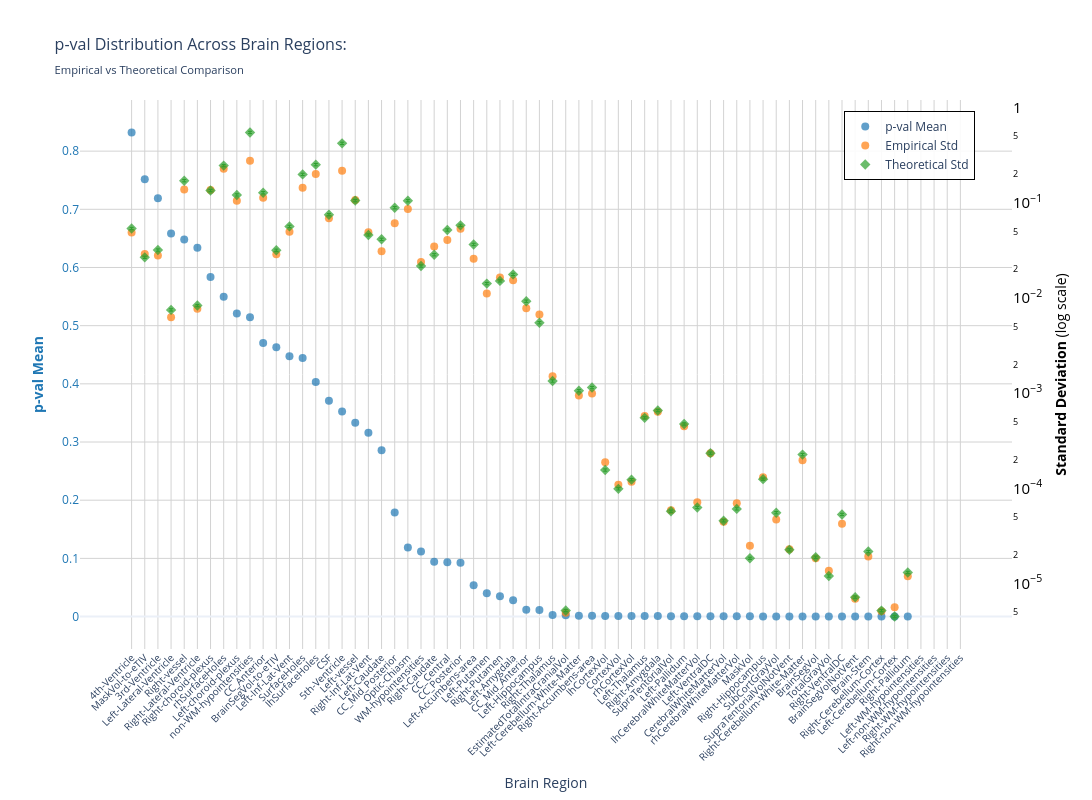
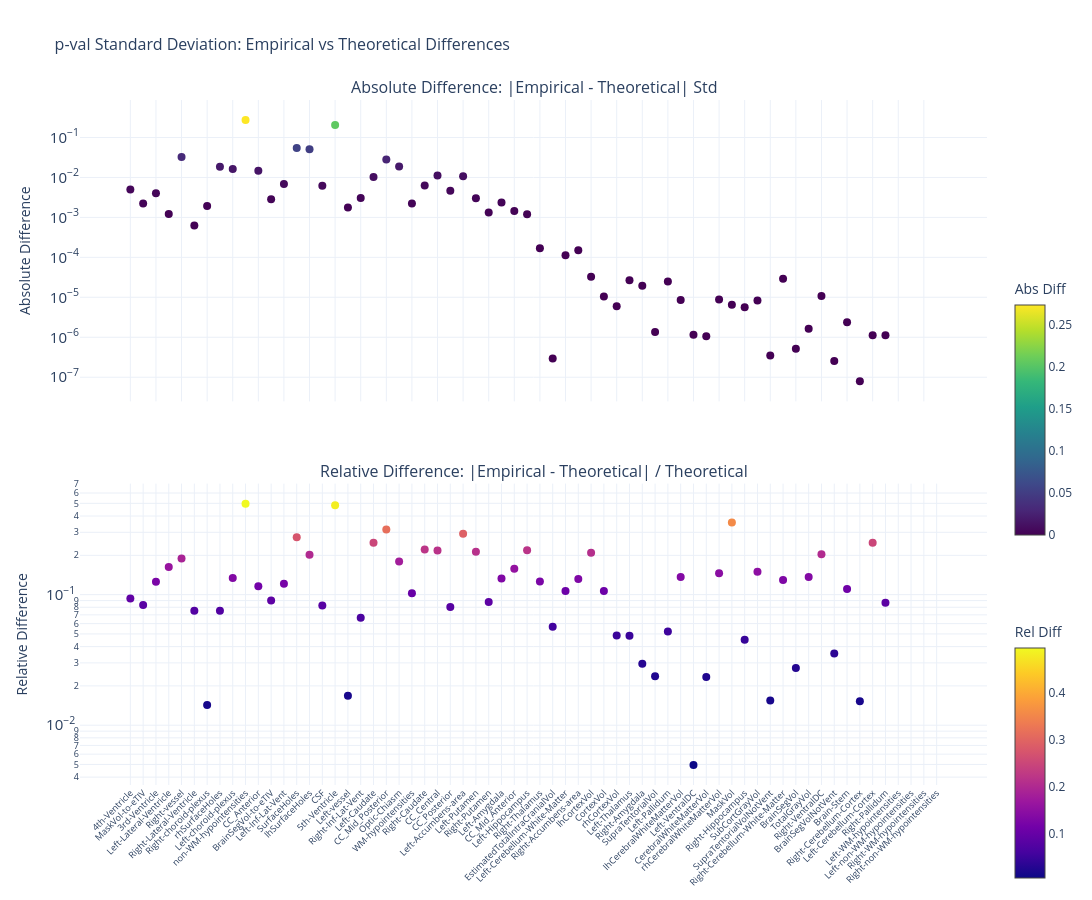

Write notebook code for charts like these, in order.
### Markdown cell above
### p-value

### Code cell
nu_nav = df_npvr[(df_npvr["timepoint"] == "baseline") & (df_npvr["group"] == "HC-PD")]
data_path = stats_dir / f"student_baseline_{METRIC}.parquet"
df, stats = get_test_stats(
    data_path,
    stat_functions_F,
    nu_nav,
    hemisphere=False,
    study="baseline",
    raw_values=True,
)
show_figure(stats, hemisphere=False, stat_name="p-val", study="baseline", metric=METRIC)

### Figure 1 — Plotly figure (JSON) as saved in the notebook; plotly's stock layout.template omitted (floating-point values rounded to 4 significant figures)
{"data": [{"hovertemplate": "<b>%{x}</b><br>Mean p-val: %{y:.2f}<br><extra></extra>", "marker": {"color": "#1f77b4", "opacity": 0.7, "size": 8}, "mode": "markers", "name": "p-val Mean", "type": "scatter", "x": ["4th-Ventricle", "MaskVol-to-eTIV", "3rd-Ventricle", "Left-Lateral-Ventricle", "Right-vessel", "Right-Lateral-Ventricle", "Right-choroid-plexus", "rhSurfaceHoles", "Left-choroid-plexus", "non-WM-hypointensities", "CC_Anterior", "BrainSegVol-to-eTIV", "Left-Inf-Lat-Vent", "SurfaceHoles", "lhSurfaceHoles", "CSF", "5th-Ventricle", "Left-vessel", "Right-Inf-Lat-Vent", "Left-Caudate", "CC_Mid_Posterior", "Optic-Chiasm", "WM-hypointensities", "Right-Caudate", "CC_Central", "CC_Posterior", "Left-Accumbens-area", "Left-Putamen", "Right-Putamen", "Left-Amygdala", "CC_Mid_Anterior", "Left-Hippocampus", "Right-Thalamus", "EstimatedTotalIntraCranialVol", "Left-Cerebellum-White-Matter", "Right-Accumbens-area", "lhCortexVol", "CortexVol", "rhCortexVol", "Left-Thalamus", "Right-Amygdala", "SupraTentorialVol", "Left-Pallidum", "lhCerebralWhiteMatterVol", "Left-VentralDC", "CerebralWhiteMatterVol", "rhCerebralWhiteMatterVol", "MaskVol", "Right-Hippocampus", "SubCortGrayVol", "SupraTentorialVolNotVent", "Right-Cerebellum-White-Matter", "BrainSegVol", "TotalGrayVol", "Right-VentralDC", "BrainSegVolNotVent", "Brain-Stem", "Right-Cerebellum-Cortex", "Left-Cerebellum-Cortex", "Right-Pallidum", "Left-WM-hypointensities", "Left-non-WM-hypointensities", "Right-WM-hypointensities", "Right-non-WM-hypointensities"], "y": [0.8321, 0.7518, 0.7192, 0.6583, 0.6481, 0.634, 0.5838, 0.5497, 0.5209, 0.5146, 0.4704, 0.4628, 0.4476, 0.4443, 0.4031, 0.3709, 0.3526, 0.3329, 0.316, 0.2857, 0.1787, 0.1188, 0.1117, 0.0941, 0.09322, 0.09254, 0.05371, 0.04024, 0.03493, 0.02822, 0.01172, 0.01112, 0.002504, 0.002409, 0.001502, 0.001182, 0.001156, 0.001055, 0.001019, 0.0008593, 0.0007776, 0.000633, 0.0004631, 0.000396, 0.0003737, 0.0003664, 0.0003598, 0.0003196, 0.0002424, 0.0002227, 0.0002219, 0.0002193, 0.0002071, 0.000131, 8.272e-05, 7.135e-05, 6.379e-05, 1.908e-05, 1.8e-05, 9.438e-06, NaN, NaN, NaN, NaN], "yaxis": "y"}, {"hovertemplate": "<b>%{x}</b><br>Empirical Std: %{y:.3f}<br><extra></extra>", "marker": {"color": "#ff7f0e", "opacity": 0.7, "size": 8, "symbol": "circle"}, "mode": "markers", "name": "Empirical Std", "type": "scatter", "x": ["4th-Ventricle", "MaskVol-to-eTIV", "3rd-Ventricle", "Left-Lateral-Ventricle", "Right-vessel", "Right-Lateral-Ventricle", "Right-choroid-plexus", "rhSurfaceHoles", "Left-choroid-plexus", "non-WM-hypointensities", "CC_Anterior", "BrainSegVol-to-eTIV", "Left-Inf-Lat-Vent", "SurfaceHoles", "lhSurfaceHoles", "CSF", "5th-Ventricle", "Left-vessel", "Right-Inf-Lat-Vent", "Left-Caudate", "CC_Mid_Posterior", "Optic-Chiasm", "WM-hypointensities", "Right-Caudate", "CC_Central", "CC_Posterior", "Left-Accumbens-area", "Left-Putamen", "Right-Putamen", "Left-Amygdala", "CC_Mid_Anterior", "Left-Hippocampus", "Right-Thalamus", "EstimatedTotalIntraCranialVol", "Left-Cerebellum-White-Matter", "Right-Accumbens-area", "lhCortexVol", "CortexVol", "rhCortexVol", "Left-Thalamus", "Right-Amygdala", "SupraTentorialVol", "Left-Pallidum", "lhCerebralWhiteMatterVol", "Left-VentralDC", "CerebralWhiteMatterVol", "rhCerebralWhiteMatterVol", "MaskVol", "Right-Hippocampus", "SubCortGrayVol", "SupraTentorialVolNotVent", "Right-Cerebellum-White-Matter", "BrainSegVol", "TotalGrayVol", "Right-VentralDC", "BrainSegVolNotVent", "Brain-Stem", "Right-Cerebellum-Cortex", "Left-Cerebellum-Cortex", "Right-Pallidum", "Left-WM-hypointensities", "Left-non-WM-hypointensities", "Right-WM-hypointensities", "Right-non-WM-hypointensities"], "y": [0.04865, 0.02894, 0.02786, 0.006272, 0.1383, 0.007689, 0.1363, 0.2275, 0.1047, 0.2757, 0.1127, 0.02885, 0.04959, 0.1441, 0.2008, 0.06879, 0.2172, 0.1071, 0.04892, 0.03101, 0.06078, 0.08628, 0.02386, 0.03473, 0.04052, 0.05324, 0.02583, 0.01113, 0.01644, 0.01533, 0.007785, 0.006687, 0.001507, 4.907e-06, 0.0009463, 0.0009926, 0.000188, 0.0001092, 0.0001172, 0.0005762, 0.0006363, 5.881e-05, 0.0004489, 7.131e-05, 0.0002327, 4.443e-05, 6.956e-05, 2.492e-05, 0.0001303, 4.705e-05, 2.287e-05, 0.0001966, 1.834e-05, 1.36e-05, 4.226e-05, 6.924e-06, 1.923e-05, 5.103e-06, 5.606e-06, 1.191e-05, NaN, NaN, NaN, NaN], "yaxis": "y2"}, {"error_y": {"array": [0.001503, 0.0007485, 0.0008926, 0.0002098, 0.00478, 0.000233, 0.003766, 0.006892, 0.003388, 0.01536, 0.003572, 0.0008884, 0.001581, 0.00557, 0.007047, 0.002101, 0.01181, 0.002952, 0.001285, 0.001157, 0.002489, 0.002944, 0.0006063, 0.0007969, 0.00145, 0.001622, 0.001022, 0.0003965, 0.0004234, 0.0004953, 0.0002589, 0.0001538, 3.75e-05, 1.457e-07, 2.968e-05, 3.204e-05, 4.354e-06, 2.765e-06, 3.452e-06, 1.54e-05, 1.837e-05, 1.61e-06, 1.327e-05, 1.758e-06, 6.552e-06, 1.275e-06, 1.701e-06, 5.145e-07, 3.493e-06, 1.55e-06, 6.311e-07, 6.329e-06, 5.283e-07, 3.351e-07, 1.487e-06, 2.011e-07, 6.058e-07, 1.452e-07, 1.257e-07, 3.655e-07, NaN, NaN, NaN, NaN], "arrayminus": [0.001462, 0.0007278, 0.0008679, 0.000204, 0.004647, 0.0002265, 0.003662, 0.006701, 0.003294, 0.01494, 0.003473, 0.0008637, 0.001537, 0.005416, 0.006852, 0.002043, 0.01148, 0.002871, 0.00125, 0.001125, 0.00242, 0.002863, 0.0005895, 0.0007749, 0.00141, 0.001577, 0.000994, 0.0003855, 0.0004116, 0.0004815, 0.0002517, 0.0001495, 3.646e-05, 1.417e-07, 2.886e-05, 3.115e-05, 4.233e-06, 2.688e-06, 3.356e-06, 1.497e-05, 1.786e-05, 1.565e-06, 1.29e-05, 1.71e-06, 6.371e-06, 1.239e-06, 1.654e-06, 5.002e-07, 3.396e-06, 1.507e-06, 6.136e-07, 6.154e-06, 5.137e-07, 3.258e-07, 1.446e-06, 1.955e-07, 5.89e-07, 1.412e-07, 1.223e-07, 3.554e-07, NaN, NaN, NaN, NaN], "color": "#2ca02c", "thickness": 1, "type": "data", "visible": true, "width": 2}, "hovertemplate": "<b>%{x}</b><br>Theoretical Std: %{y:.3f}<br><extra></extra>", "marker": {"color": "#2ca02c", "opacity": 0.7, "size": 8, "symbol": "diamond"}, "mode": "markers", "name": "Theoretical Std", "type": "scatter", "x": ["4th-Ventricle", "MaskVol-to-eTIV", "3rd-Ventricle", "Left-Lateral-Ventricle", "Right-vessel", "Right-Lateral-Ventricle", "Right-choroid-plexus", "rhSurfaceHoles", "Left-choroid-plexus", "non-WM-hypointensities", "CC_Anterior", "BrainSegVol-to-eTIV", "Left-Inf-Lat-Vent", "SurfaceHoles", "lhSurfaceHoles", "CSF", "5th-Ventricle", "Left-vessel", "Right-Inf-Lat-Vent", "Left-Caudate", "CC_Mid_Posterior", "Optic-Chiasm", "WM-hypointensities", "Right-Caudate", "CC_Central", "CC_Posterior", "Left-Accumbens-area", "Left-Putamen", "Right-Putamen", "Left-Amygdala", "CC_Mid_Anterior", "Left-Hippocampus", "Right-Thalamus", "EstimatedTotalIntraCranialVol", "Left-Cerebellum-White-Matter", "Right-Accumbens-area", "lhCortexVol", "CortexVol", "rhCortexVol", "Left-Thalamus", "Right-Amygdala", "SupraTentorialVol", "Left-Pallidum", "lhCerebralWhiteMatterVol", "Left-VentralDC", "CerebralWhiteMatterVol", "rhCerebralWhiteMatterVol", "MaskVol", "Right-Hippocampus", "SubCortGrayVol", "SupraTentorialVolNotVent", "Right-Cerebellum-White-Matter", "BrainSegVol", "TotalGrayVol", "Right-VentralDC", "BrainSegVolNotVent", "Brain-Stem", "Right-Cerebellum-Cortex", "Left-Cerebellum-Cortex", "Right-Pallidum", "Left-WM-hypointensities", "Left-non-WM-hypointensities", "Right-WM-hypointensities", "Right-non-WM-hypointensities"], "y": [0.05365, 0.02672, 0.03186, 0.007489, 0.1706, 0.008315, 0.1344, 0.246, 0.1209, 0.5483, 0.1275, 0.03171, 0.05644, 0.1988, 0.2515, 0.07498, 0.4214, 0.1054, 0.04587, 0.04131, 0.08883, 0.1051, 0.02164, 0.02844, 0.05176, 0.05789, 0.03649, 0.01415, 0.01511, 0.01768, 0.009241, 0.005488, 0.001338, 5.202e-06, 0.001059, 0.001143, 0.0001554, 9.867e-05, 0.0001232, 0.0005497, 0.0006556, 5.745e-05, 0.0004736, 6.276e-05, 0.0002339, 4.55e-05, 6.073e-05, 1.836e-05, 0.0001247, 5.534e-05, 2.253e-05, 0.0002259, 1.886e-05, 1.196e-05, 5.308e-05, 7.178e-06, 2.162e-05, 5.182e-06, 4.488e-06, 1.305e-05, NaN, NaN, NaN, NaN], "yaxis": "y2"}], "layout": {"height": 800, "hovermode": "x", "legend": {"bgcolor": "rgba(255, 255, 255, 0.9)", "bordercolor": "black", "borderwidth": 1, "font": {"size": 12}, "orientation": "v", "x": 0.82, "y": 0.98}, "title": {"font": {"size": 16}, "text": "p-val Distribution Across Brain Regions:<br><sub>Empirical vs Theoretical Comparison</sub>"}, "width": 1400, "xaxis": {"gridcolor": "lightgray", "showgrid": true, "tickangle": -45, "tickfont": {"size": 10}, "title": {"text": "Brain Region"}}, "yaxis": {"gridcolor": "lightgray", "showgrid": true, "side": "left", "tickfont": {"color": "#1f77b4"}, "title": {"font": {"color": "#1f77b4"}, "text": "<b>p-val Mean</b>"}}, "yaxis2": {"exponentformat": "power", "overlaying": "y", "showgrid": false, "side": "right", "tickfont": {"color": "black"}, "title": {"font": {"color": "black"}, "text": "<b>Standard Deviation</b> (log scale)"}, "type": "log"}}}

### Figure 2 — Plotly figure (JSON) as saved in the notebook; plotly's stock layout.template omitted (floating-point values rounded to 4 significant figures)
{"data": [{"hovertemplate": "<b>%{x}</b><br>Abs Diff: %{y:.4f}<br><extra></extra>", "marker": {"color": [0.005008, 0.002228, 0.003994, 0.001216, 0.03229, 0.0006256, 0.001919, 0.01849, 0.01618, 0.2727, 0.01476, 0.002854, 0.006849, 0.05473, 0.05073, 0.006188, 0.2042, 0.001772, 0.003047, 0.0103, 0.02805, 0.01881, 0.002219, 0.006291, 0.01125, 0.004647, 0.01066, 0.003019, 0.001328, 0.002347, 0.001456, 0.001199, 0.0001687, 2.951e-07, 0.0001132, 0.0001509, 3.258e-05, 1.051e-05, 5.999e-06, 2.657e-05, 1.934e-05, 1.36e-06, 2.471e-05, 8.549e-06, 1.16e-06, 1.065e-06, 8.837e-06, 6.56e-06, 5.636e-06, 8.29e-06, 3.483e-07, 2.93e-05, 5.179e-07, 1.635e-06, 1.082e-05, 2.54e-07, 2.389e-06, 7.894e-08, 1.118e-06, 1.131e-06, NaN, NaN, NaN, NaN], "colorbar": {"len": 0.4, "title": {"text": "Abs Diff"}, "y": 0.75, "yanchor": "top"}, "colorscale": [[0.0, "#440154"], [0.1111, "#482878"], [0.2222, "#3e4989"], [0.3333, "#31688e"], [0.4444, "#26828e"], [0.5556, "#1f9e89"], [0.6667, "#35b779"], [0.7778, "#6ece58"], [0.8889, "#b5de2b"], [1.0, "#fde725"]], "showscale": true, "size": 8}, "mode": "markers", "name": "Absolute", "type": "scatter", "x": ["4th-Ventricle", "MaskVol-to-eTIV", "3rd-Ventricle", "Left-Lateral-Ventricle", "Right-vessel", "Right-Lateral-Ventricle", "Right-choroid-plexus", "rhSurfaceHoles", "Left-choroid-plexus", "non-WM-hypointensities", "CC_Anterior", "BrainSegVol-to-eTIV", "Left-Inf-Lat-Vent", "SurfaceHoles", "lhSurfaceHoles", "CSF", "5th-Ventricle", "Left-vessel", "Right-Inf-Lat-Vent", "Left-Caudate", "CC_Mid_Posterior", "Optic-Chiasm", "WM-hypointensities", "Right-Caudate", "CC_Central", "CC_Posterior", "Left-Accumbens-area", "Left-Putamen", "Right-Putamen", "Left-Amygdala", "CC_Mid_Anterior", "Left-Hippocampus", "Right-Thalamus", "EstimatedTotalIntraCranialVol", "Left-Cerebellum-White-Matter", "Right-Accumbens-area", "lhCortexVol", "CortexVol", "rhCortexVol", "Left-Thalamus", "Right-Amygdala", "SupraTentorialVol", "Left-Pallidum", "lhCerebralWhiteMatterVol", "Left-VentralDC", "CerebralWhiteMatterVol", "rhCerebralWhiteMatterVol", "MaskVol", "Right-Hippocampus", "SubCortGrayVol", "SupraTentorialVolNotVent", "Right-Cerebellum-White-Matter", "BrainSegVol", "TotalGrayVol", "Right-VentralDC", "BrainSegVolNotVent", "Brain-Stem", "Right-Cerebellum-Cortex", "Left-Cerebellum-Cortex", "Right-Pallidum", "Left-WM-hypointensities", "Left-non-WM-hypointensities", "Right-WM-hypointensities", "Right-non-WM-hypointensities"], "xaxis": "x", "y": [0.005008, 0.002228, 0.003994, 0.001216, 0.03229, 0.0006256, 0.001919, 0.01849, 0.01618, 0.2727, 0.01476, 0.002854, 0.006849, 0.05473, 0.05073, 0.006188, 0.2042, 0.001772, 0.003047, 0.0103, 0.02805, 0.01881, 0.002219, 0.006291, 0.01125, 0.004647, 0.01066, 0.003019, 0.001328, 0.002347, 0.001456, 0.001199, 0.0001687, 2.951e-07, 0.0001132, 0.0001509, 3.258e-05, 1.051e-05, 5.999e-06, 2.657e-05, 1.934e-05, 1.36e-06, 2.471e-05, 8.549e-06, 1.16e-06, 1.065e-06, 8.837e-06, 6.56e-06, 5.636e-06, 8.29e-06, 3.483e-07, 2.93e-05, 5.179e-07, 1.635e-06, 1.082e-05, 2.54e-07, 2.389e-06, 7.894e-08, 1.118e-06, 1.131e-06, NaN, NaN, NaN, NaN], "yaxis": "y"}, {"hovertemplate": "<b>%{x}</b><br>Rel Diff: %{y:.2%}<br><extra></extra>", "marker": {"color": [0.09335, 0.08339, 0.1254, 0.1624, 0.1893, 0.07523, 0.01428, 0.07517, 0.1338, 0.4973, 0.1158, 0.09003, 0.1214, 0.2753, 0.2017, 0.08253, 0.4845, 0.01682, 0.06643, 0.2494, 0.3157, 0.179, 0.1025, 0.2212, 0.2173, 0.08027, 0.2922, 0.2134, 0.0879, 0.1328, 0.1575, 0.2185, 0.126, 0.05674, 0.1068, 0.1319, 0.2097, 0.1066, 0.04869, 0.04835, 0.0295, 0.02367, 0.05217, 0.1362, 0.004962, 0.02341, 0.1455, 0.3572, 0.04521, 0.1498, 0.01546, 0.1297, 0.02747, 0.1367, 0.2038, 0.03539, 0.1105, 0.01524, 0.2492, 0.08666, NaN, NaN, NaN, NaN], "colorbar": {"len": 0.4, "title": {"text": "Rel Diff"}, "y": 0.25, "yanchor": "top"}, "colorscale": [[0.0, "#0d0887"], [0.1111, "#46039f"], [0.2222, "#7201a8"], [0.3333, "#9c179e"], [0.4444, "#bd3786"], [0.5556, "#d8576b"], [0.6667, "#ed7953"], [0.7778, "#fb9f3a"], [0.8889, "#fdca26"], [1.0, "#f0f921"]], "showscale": true, "size": 8}, "mode": "markers", "name": "Relative", "type": "scatter", "x": ["4th-Ventricle", "MaskVol-to-eTIV", "3rd-Ventricle", "Left-Lateral-Ventricle", "Right-vessel", "Right-Lateral-Ventricle", "Right-choroid-plexus", "rhSurfaceHoles", "Left-choroid-plexus", "non-WM-hypointensities", "CC_Anterior", "BrainSegVol-to-eTIV", "Left-Inf-Lat-Vent", "SurfaceHoles", "lhSurfaceHoles", "CSF", "5th-Ventricle", "Left-vessel", "Right-Inf-Lat-Vent", "Left-Caudate", "CC_Mid_Posterior", "Optic-Chiasm", "WM-hypointensities", "Right-Caudate", "CC_Central", "CC_Posterior", "Left-Accumbens-area", "Left-Putamen", "Right-Putamen", "Left-Amygdala", "CC_Mid_Anterior", "Left-Hippocampus", "Right-Thalamus", "EstimatedTotalIntraCranialVol", "Left-Cerebellum-White-Matter", "Right-Accumbens-area", "lhCortexVol", "CortexVol", "rhCortexVol", "Left-Thalamus", "Right-Amygdala", "SupraTentorialVol", "Left-Pallidum", "lhCerebralWhiteMatterVol", "Left-VentralDC", "CerebralWhiteMatterVol", "rhCerebralWhiteMatterVol", "MaskVol", "Right-Hippocampus", "SubCortGrayVol", "SupraTentorialVolNotVent", "Right-Cerebellum-White-Matter", "BrainSegVol", "TotalGrayVol", "Right-VentralDC", "BrainSegVolNotVent", "Brain-Stem", "Right-Cerebellum-Cortex", "Left-Cerebellum-Cortex", "Right-Pallidum", "Left-WM-hypointensities", "Left-non-WM-hypointensities", "Right-WM-hypointensities", "Right-non-WM-hypointensities"], "xaxis": "x2", "y": [0.09335, 0.08339, 0.1254, 0.1624, 0.1893, 0.07523, 0.01428, 0.07517, 0.1338, 0.4973, 0.1158, 0.09003, 0.1214, 0.2753, 0.2017, 0.08253, 0.4845, 0.01682, 0.06643, 0.2494, 0.3157, 0.179, 0.1025, 0.2212, 0.2173, 0.08027, 0.2922, 0.2134, 0.0879, 0.1328, 0.1575, 0.2185, 0.126, 0.05674, 0.1068, 0.1319, 0.2097, 0.1066, 0.04869, 0.04835, 0.0295, 0.02367, 0.05217, 0.1362, 0.004962, 0.02341, 0.1455, 0.3572, 0.04521, 0.1498, 0.01546, 0.1297, 0.02747, 0.1367, 0.2038, 0.03539, 0.1105, 0.01524, 0.2492, 0.08666, NaN, NaN, NaN, NaN], "yaxis": "y2"}], "layout": {"annotations": [{"font": {"size": 16}, "showarrow": false, "text": "Absolute Difference: |Empirical - Theoretical| Std", "x": 0.5, "xanchor": "center", "xref": "paper", "y": 1.0, "yanchor": "bottom", "yref": "paper"}, {"font": {"size": 16}, "showarrow": false, "text": "Relative Difference: |Empirical - Theoretical| / Theoretical", "x": 0.5, "xanchor": "center", "xref": "paper", "y": 0.44, "yanchor": "bottom", "yref": "paper"}], "height": 900, "hovermode": "x unified", "showlegend": false, "title": {"font": {"size": 16}, "text": "p-val Standard Deviation: Empirical vs Theoretical Differences"}, "width": 1400, "xaxis": {"anchor": "y", "domain": [0.0, 1.0], "showticklabels": false}, "xaxis2": {"anchor": "y2", "domain": [0.0, 1.0], "tickangle": -45, "tickfont": {"size": 9}}, "yaxis": {"anchor": "x", "domain": [0.56, 1.0], "exponentformat": "power", "title": {"text": "Absolute Difference"}, "type": "log"}, "yaxis2": {"anchor": "x2", "domain": [0.0, 0.44], "exponentformat": "power", "title": {"text": "Relative Difference"}, "type": "log"}}}
